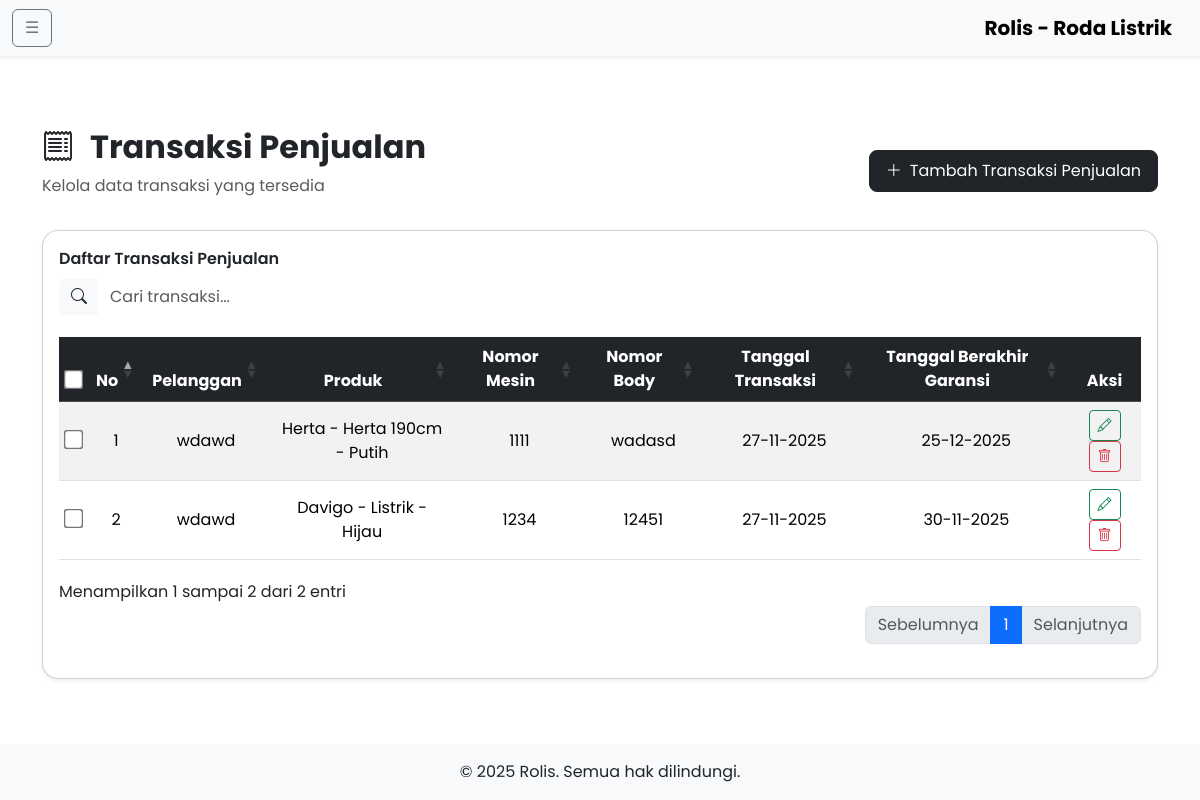
Screenshot of /admin-site/transactions/index_transactions.php with the database file from the repository.
### tables this page shows
CREATE TABLE IF NOT EXISTS `transaksi` (
  `id_transaksi` bigint NOT NULL AUTO_INCREMENT,
  `pelanggan_id` bigint NOT NULL,
  `produk_id` bigint NOT NULL,
  `nomor_mesin` varchar(255) NOT NULL,
  `nomor_body` varchar(255) NOT NULL,
  `tanggal_garansi` date NOT NULL,
  `tanggal_transaksi` date NOT NULL,
  PRIMARY KEY (`id_transaksi`),
  UNIQUE KEY `nomor_mesin` (`nomor_mesin`),
  UNIQUE KEY `nomor_body` (`nomor_body`),
  KEY `transaksi_pelanggan_id_index` (`pelanggan_id`),
  KEY `transaksi_produk_id_index` (`produk_id`),
  CONSTRAINT `FK_transaksi_pelanggan` FOREIGN KEY (`pelanggan_id`) REFERENCES `pelanggan` (`id_pelanggan`) ON DELETE CASCADE ON UPDATE CASCADE,
  CONSTRAINT `FK_transaksi_produk` FOREIGN KEY (`produk_id`) REFERENCES `produk` (`id_produk`) ON DELETE CASCADE ON UPDATE CASCADE
);

CREATE TABLE IF NOT EXISTS `pelanggan` (
  `id_pelanggan` bigint NOT NULL AUTO_INCREMENT,
  `model_id` int DEFAULT NULL,
  `merek_id` int DEFAULT NULL,
  `warna_id` int DEFAULT NULL,
  `nama` varchar(255) NOT NULL,
  `alamat` varchar(255) NOT NULL,
  `no_hp` varchar(13) NOT NULL,
  `no_ktp` varchar(16) DEFAULT '0',
  `email` varchar(100) DEFAULT NULL,
  `tgl_beli` date DEFAULT NULL,
  `keterangan` text,
  PRIMARY KEY (`id_pelanggan`),
  KEY `model_id` (`model_id`),
  KEY `merek_id` (`merek_id`),
  KEY `warna_id` (`warna_id`),
  CONSTRAINT `FK_pelanggan_merek` FOREIGN KEY (`merek_id`) REFERENCES `merek` (`id_merek`) ON DELETE CASCADE ON UPDATE CASCADE,
  CONSTRAINT `FK_pelanggan_model` FOREIGN KEY (`model_id`) REFERENCES `model` (`id_model`) ON DELETE CASCADE ON UPDATE CASCADE,
  CONSTRAINT `FK_pelanggan_warna` FOREIGN KEY (`warna_id`) REFERENCES `warna` (`id_warna`) ON DELETE CASCADE ON UPDATE CASCADE
);

CREATE TABLE IF NOT EXISTS `merek` (
  `id_merek` int NOT NULL AUTO_INCREMENT,
  `value` varchar(255) NOT NULL,
  PRIMARY KEY (`id_merek`) USING BTREE
);

CREATE TABLE IF NOT EXISTS `model` (
  `id_model` int NOT NULL AUTO_INCREMENT,
  `value` varchar(255) NOT NULL,
  PRIMARY KEY (`id_model`) USING BTREE
);

CREATE TABLE IF NOT EXISTS `warna` (
  `id_warna` int NOT NULL AUTO_INCREMENT,
  `value` varchar(255) DEFAULT NULL,
  PRIMARY KEY (`id_warna`)
);

### admin-site/controllers/Controller.php (called while the page is built, shortened)
<?php
require_once '../includes/db.php';
abstract class Controller
{
    protected $conn;
    public function __construct()
    {
        global $conn;
        $this->conn = $conn;
    }
    public function select($query)
    {
        return $this->conn->query($query);
    }
}

### admin-site/controllers/TransactionController.php (called while the page is built, shortened)
<?php
require_once 'Controller.php';
class TransactionController extends Controller
{
    public function show()
    {
        return $this->select("SELECT t.*,
            c.nama AS nama_pelanggan,
            m.value AS nama_merek,
            mo.value AS nama_model,
            w.value AS nama_warna
        FROM transaksi t
        JOIN pelanggan c ON t.pelanggan_id = c.id_pelanggan
        JOIN produk p ON t.produk_id = p.id_produk
        LEFT JOIN merek m ON p.merek_id = m.id_merek
        LEFT JOIN model mo ON p.model_id = mo.id_model
        LEFT JOIN warna w ON p.warna_id = w.id_warna
        ORDER BY t.id_transaksi DESC");
    }
}

### admin-site/transactions/index_transactions.php (the view, shortened to what this page needs)
<?php
include "../includes/header.php";
require_once "../controllers/TransactionController.php";
$transactionController = new Adminsite\Controllers\TransactionController();
$rows = $transactionController->show()->fetch_all(MYSQLI_ASSOC);
?>
<main class="container mt-5 pt-4">
  <div class="d-flex justify-content-between align-items-center mb-3">
    <div>
      <h2 class="fw-bold">
        <i class="bi bi-receipt me-3"></i>Transaksi Penjualan
      </h2>
      <p class="text-muted">Kelola data transaksi yang tersedia</p>
    </div>
    <a href="tambah_transactions.php" class="btn btn-dark rounded-3 px-3 py-2 d-flex align-items-center gap-2">
      <i class="bi bi-plus-lg"></i> Tambah Transaksi Penjualan
    </a>
  </div>
  <div class="card rounded-4 shadow-sm p-3">
    <div class="mb-3">
      <label for="searchInput" class="form-label fw-semibold">Daftar Transaksi Penjualan</label>
      <div class="input-group">
        <span class="input-group-text bg-light border-0" id="searchIcon"><i class="bi bi-search"></i></span>
        <input type="text" id="searchInput" class="form-control border-0" placeholder="Cari transaksi..." aria-label="Cari transaksi" aria-describedby="searchIcon">
      </div>
    </div>
    <div class="table-responsive">
      <table id="transactionsTable" class="table table-striped table-hover align-middle">
        <thead class="table-dark">
          <tr>
            <th class="text-center" scope="col"><input type="checkbox" id="selectAll" style="transform: scale(1.5);"></th>
            <th class="text-center" scope="col">No</th>
            <th class="text-center">Pelanggan</th>
            <th class="text-center">Produk</th>
            <th class="text-center">Nomor Mesin</th>
            <th class="text-center">Nomor Body</th>
            <th class="text-center">Tanggal Transaksi</th>
            <th class="text-center">Tanggal Berakhir Garansi</th>
            <th class="text-center">Aksi</th>
          </tr>
        </thead>
        <tbody>
          <?php if (!empty($rows)): ?>
            <?php $no = 1; ?>
            <?php foreach ($rows as $row): ?>
              <tr>
                <td class="text-center"><input type="checkbox" class="row-checkbox" value="<?= $row['id_transaksi'] ?>" style="transform: scale(1.5);"></td>
                <td class="text-center"><?= $no++ ?></td>
                <td class="text-center"><?= htmlspecialchars($row['nama_pelanggan']) ?></td>
                <td class="text-center"><?= htmlspecialchars($row['nama_merek'] ?? '-') ?> - <?= htmlspecialchars($row['nama_model'] ?? '-') ?> - <?= htmlspecialchars($row['nama_warna'] ?? '-') ?></td>
                <td class="text-center"><?= htmlspecialchars($row['nomor_mesin']) ?></td>
                <td class="text-center"><?= htmlspecialchars($row['nomor_body']) ?></td>
                <td class="text-center"><?= date("d-m-Y", strtotime($row['tanggal_transaksi'])) ?></td>
                <td class="text-center"><?= date("d-m-Y", strtotime($row['tanggal_garansi'])) ?></td>
                <td class="text-center">
                  <a href="edit_transactions.php?id=<?= $row['id_transaksi'] ?>" class="btn btn-outline-success btn-sm" title="Sunting" onclick="event.stopPropagation();"><i class="bi bi-pencil"></i></a>
                  <a href="#" class="btn btn-outline-danger btn-sm delete-btn" title="Hapus" onclick="confirmDelete(<?= $row['id_transaksi'] ?>); event.stopPropagation();"><i class="bi bi-trash"></i></a>
                </td>
              </tr>
            <?php endforeach; ?>
          <?php endif; ?>
        </tbody>
      </table>
    </div>
  </div>
</main>
<?php include "../includes/footer.php"; ?>

### public/assets/css/custom.css (style rules this page uses)
body { font-family: "Poppins", sans-serif; }
body.d-flex { min-height: 100vh; flex-direction: column; }
main { flex: 1 0 auto; }

### rows the page displays
transaksi: pelanggan.nama "wdawd", merek.value "Herta", model.value "Herta 190cm", warna.value "Putih", nomor_mesin "1111", nomor_body "wadasd", tanggal_transaksi "27-11-2025", tanggal_garansi "25-12-2025"
transaksi: pelanggan.nama "wdawd", merek.value "Davigo", model.value "Listrik", warna.value "Hijau", nomor_mesin "1234", nomor_body "12451", tanggal_transaksi "27-11-2025", tanggal_garansi "30-11-2025"
